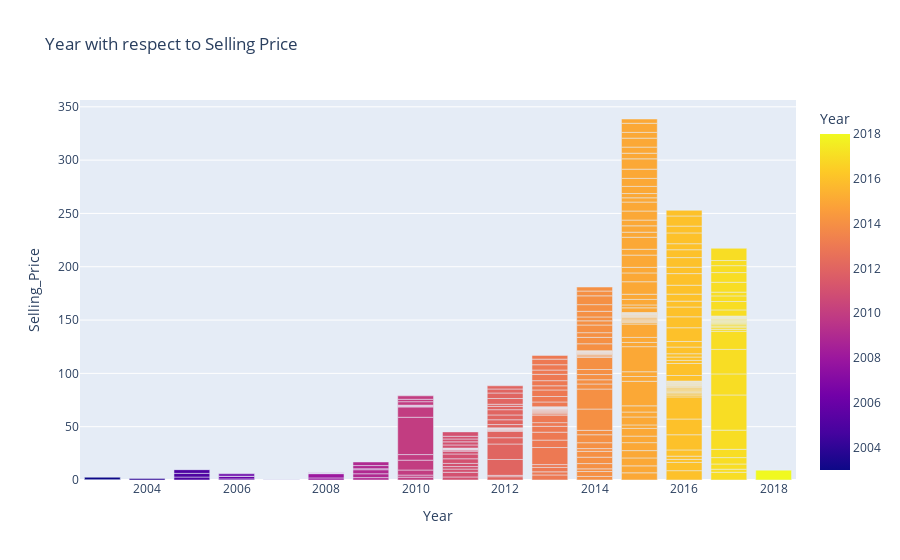

Notebook code cell kept with this figure:
### Code cell
fig = px.bar(df,x='Year',y='Selling_Price',color='Year',title="Year with respect to Selling Price")
# fig.update_layout(xaxis = {'categoryorder':'total descending'})
fig.show()

### Figure 1 — Plotly figure (JSON) as saved in the notebook; plotly's stock layout.template omitted (floating-point values rounded to 4 significant figures; data arrays with more than 128 entries replaced by an {"elided": "..."} marker saying what was removed)
{"data": [{"alignmentgroup": "True", "hovertemplate": "Year=%{marker.color}<br>Selling_Price=%{y}<extra></extra>", "legendgroup": "", "marker": {"color": {"elided": "299 int values"}, "coloraxis": "coloraxis", "pattern": {"shape": ""}}, "name": "", "offsetgroup": "", "orientation": "v", "showlegend": false, "textposition": "auto", "type": "bar", "x": {"elided": "299 int values"}, "xaxis": "x", "y": {"elided": "299 float values"}, "yaxis": "y"}], "layout": {"barmode": "relative", "coloraxis": {"colorbar": {"title": {"text": "Year"}}, "colorscale": [[0, "#0d0887"], [0.1111, "#46039f"], [0.2222, "#7201a8"], [0.3333, "#9c179e"], [0.4444, "#bd3786"], [0.5556, "#d8576b"], [0.6667, "#ed7953"], [0.7778, "#fb9f3a"], [0.8889, "#fdca26"], [1, "#f0f921"]]}, "legend": {"tracegroupgap": 0}, "title": {"text": "Year with respect to Selling Price"}, "xaxis": {"anchor": "y", "domain": [0, 1], "title": {"text": "Year"}}, "yaxis": {"anchor": "x", "domain": [0, 1], "title": {"text": "Selling_Price"}}}}
